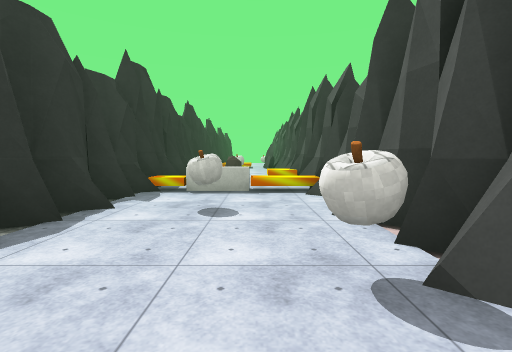
View 1 (above)

15 first-person views from a walk through a 3-D level made in the Unity game engine. The camera is 1.4 m above the floor, tilts 4° down and sees 85° across. The floor is counted in squares, 2 m on a side. Each view is taken from the middle of a square. On the plan, view 1 faces up. The plan holds only what a view shows up to about 9 squares ahead; the rest is blank. The place goes on beyond the plan. Some surface patterns are stand-ins.

View 2
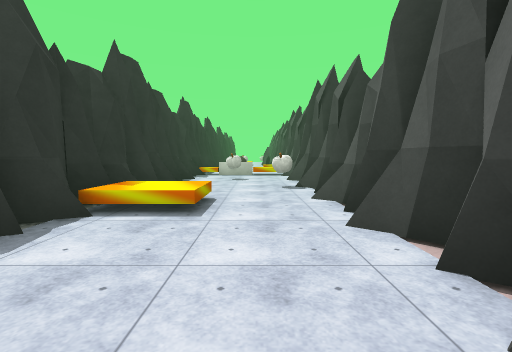

View 3
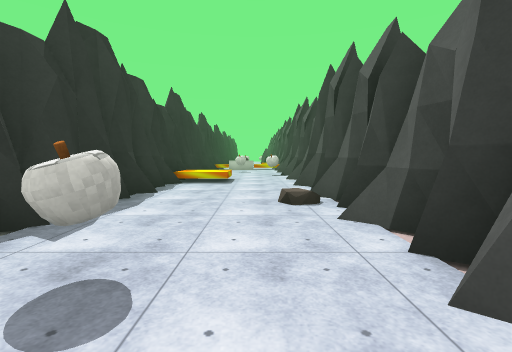

View 4
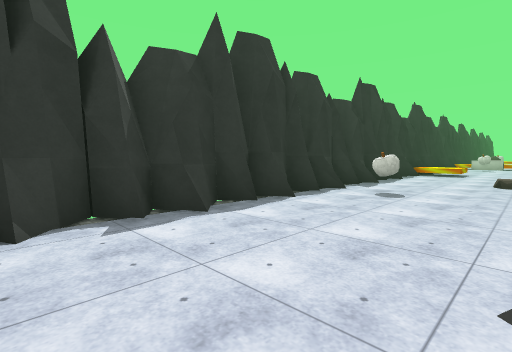

View 5
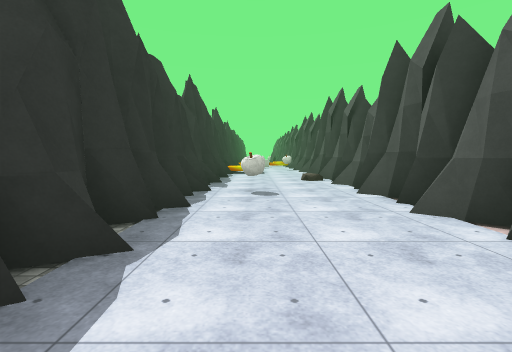

View 6
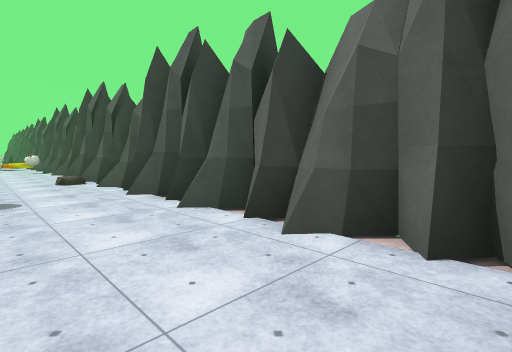

View 7
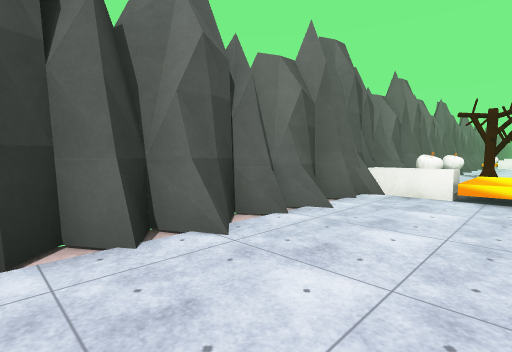

View 8
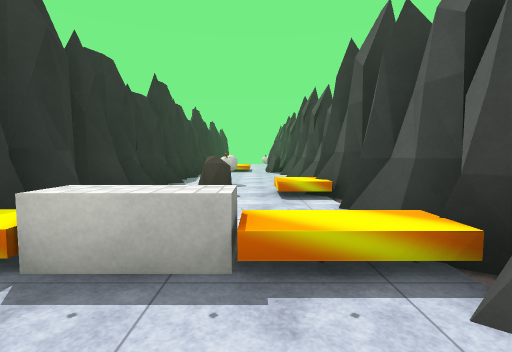

View 9
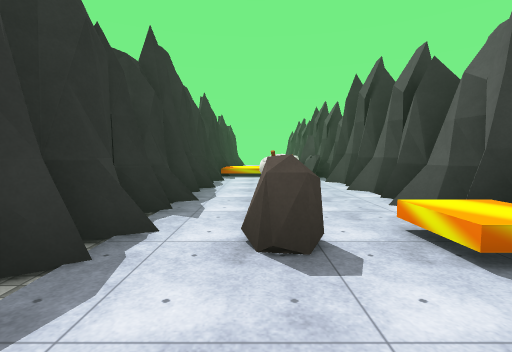

View 10
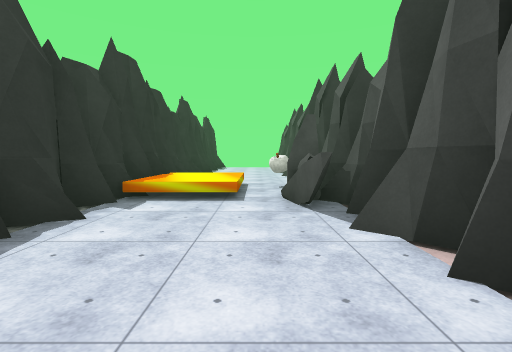

View 11
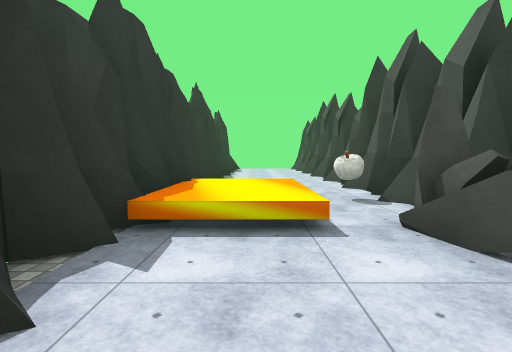

View 12
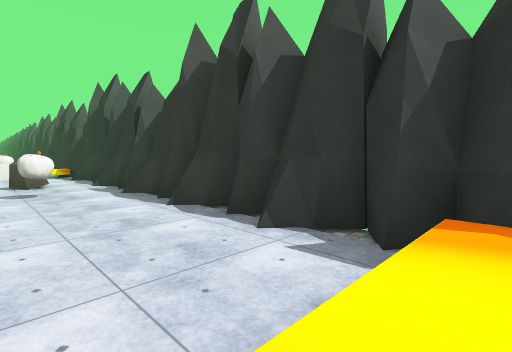

View 13
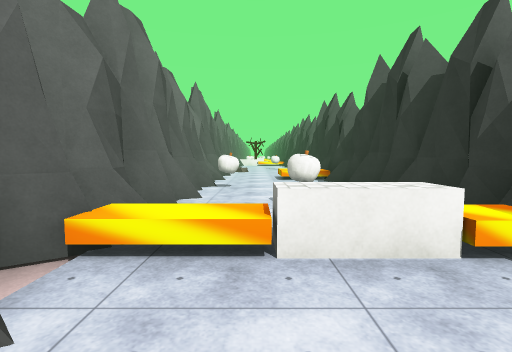

View 14
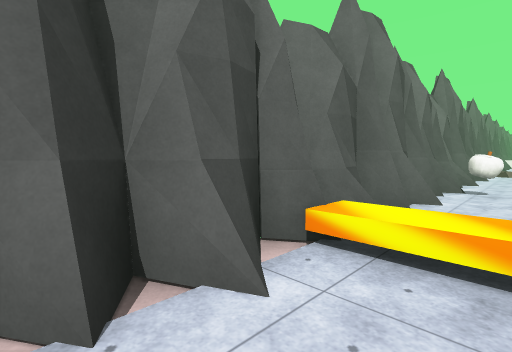

View 15
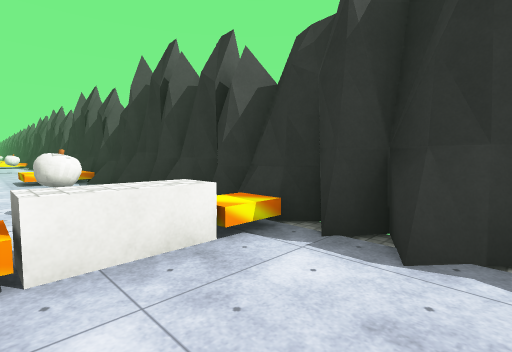

### Floor plan
Key: @ floor where view 1 was taken; # wall or solid block; x gap in a wall; . main floor; : floor 0.25 m higher than the main floor; / step, stairs or slope; ≈ liquid the walk keeps out of; B block; O other object.
Columns run from 3 left of view 1 to 2 right of it. Each row starts with its distance up from view 1.
 20 ## .##
 19 ##≈.##
 18 #≈≈..#
 17 #x≈.O#
 16 #...O#
 15 #...##
 14 #....#
 13 #.../#
 12 #.../#
 11 #.O./#
 10 #.../#
  9 #.O.##
  8 x....x
  7 ##..##
  6 ##.B≈#
  5 #...##
  4 #.O..#
  3 ##..##
  2 ##..##
  1 #....#
  0 ##.@.#
 -1 #≈≈..#
 -2 #....#
 -3 #....#
 -4 #...:#
 -5 #...O#
 -6 #...##
 -7 #.O.##
 -8 ##...#
 -9 ##...#
-10 #/...#
-11 #/...#
-12 #/...#
-13 ##...#
-14   ≈.O#

Where each view was taken, in squares from view 1:
view 1: 0 up, 0 right, facing up
view 2: 5 down, 0 right, facing up
view 3: 9 down, 0 right, facing up
view 4: 13 down, 1 right, facing up-left
view 5: 13 down, 1 left, facing up
view 6: 13 down, 1 left, facing up-right
view 7: 8 down, 1 left, facing down-right
view 8: 4 up, 0 right, facing up
view 9: 7 up, 1 left, facing up
view 10: 12 up, 0 right, facing up
view 11: 14 up, 1 left, facing up
view 12: 17 up, 0 right, facing down-left
view 13: 8 up, 0 right, facing down
view 14: 8 up, 0 right, facing down-right
view 15: 8 up, 0 right, facing down-left
